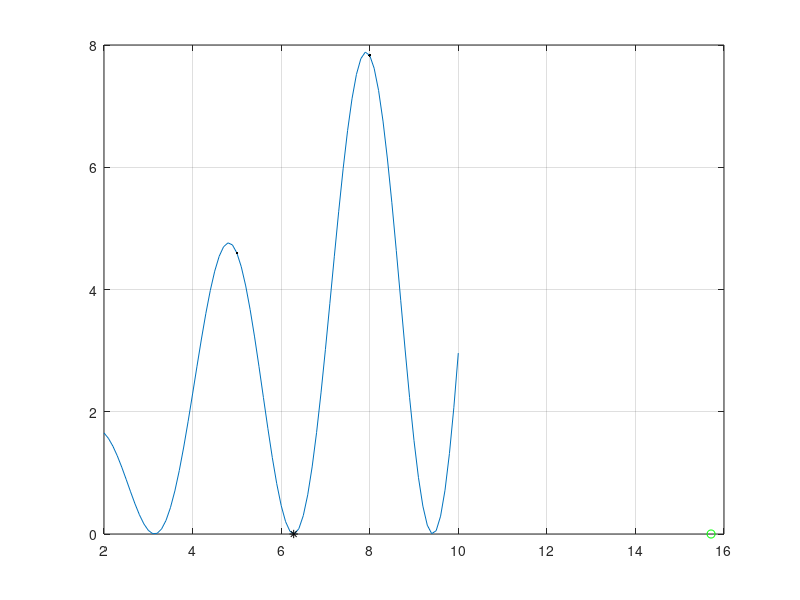

This figure's MATLAB source:
clear all;
close all;
clc;

o = optimset;
o = optimset(o, 'MaxIter', 100);
o = optimset(o, 'TolX', 1e-8, 'TolFun', 1e-8);

f = @(x) x .* sin(x).^2;
x = 2 : 0.1 : 10;
a = 5;
b = 8;
xmin = fminbnd(f, a, b, o);
plot(x, f(x));
hold on;
grid on;
plot(xmin, f(xmin), '*k');

plot(a, f(a), 'k.');
plot(b, f(b), 'k.');

x0 = 8;
xmin2 = fminsearch(f, x0, o);
plot(xmin2, f(xmin2), 'og');